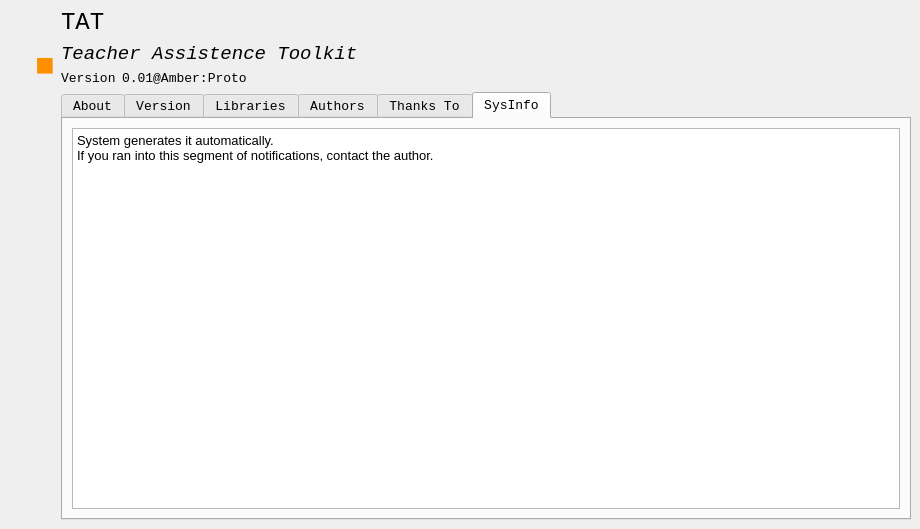
<?xml version="1.0" encoding="UTF-8"?>
<ui version="4.0">
 <class>AboutInterface</class>
 <widget class="QMainWindow" name="AboutInterface">
  <property name="windowModality">
   <enum>Qt::WindowModal</enum>
  </property>
  <property name="geometry">
   <rect>
    <x>0</x>
    <y>0</y>
    <width>920</width>
    <height>529</height>
   </rect>
  </property>
  <property name="windowTitle">
   <string>About TAT</string>
  </property>
  <widget class="QWidget" name="AboutInterfaceLayout">
   <layout class="QGridLayout" name="gridLayout">
    <item row="0" column="0">
     <layout class="QVBoxLayout" name="verticalLayout_2">
      <item>
       <widget class="QLabel" name="PicLabel">
        <property name="sizePolicy">
         <sizepolicy hsizetype="Minimum" vsizetype="Minimum">
          <horstretch>0</horstretch>
          <verstretch>0</verstretch>
         </sizepolicy>
        </property>
        <property name="text">
         <string/>
        </property>
        <property name="pixmap">
         <pixmap resource="resources.qrc">:/pics/resources/pics/Beacon.png</pixmap>
        </property>
       </widget>
      </item>
      <item>
       <spacer name="verticalSpacer_2">
        <property name="orientation">
         <enum>Qt::Vertical</enum>
        </property>
        <property name="sizeHint" stdset="0">
         <size>
          <width>20</width>
          <height>40</height>
         </size>
        </property>
       </spacer>
      </item>
     </layout>
    </item>
    <item row="0" column="1">
     <layout class="QVBoxLayout" name="verticalLayout" stretch="0,1,3">
      <item>
       <spacer name="verticalSpacer_3">
        <property name="orientation">
         <enum>Qt::Vertical</enum>
        </property>
        <property name="sizeHint" stdset="0">
         <size>
          <width>20</width>
          <height>40</height>
         </size>
        </property>
       </spacer>
      </item>
      <item>
       <widget class="QLabel" name="ColorLabel">
        <property name="sizePolicy">
         <sizepolicy hsizetype="Fixed" vsizetype="Fixed">
          <horstretch>0</horstretch>
          <verstretch>0</verstretch>
         </sizepolicy>
        </property>
        <property name="font">
         <font>
          <pointsize>18</pointsize>
          <italic>true</italic>
         </font>
        </property>
        <property name="statusTip">
         <string>#FE8F01</string>
        </property>
        <property name="whatsThis">
         <string>#FE8F01</string>
        </property>
        <property name="styleSheet">
         <string notr="true">color: rgb(254, 143, 1);</string>
        </property>
        <property name="text">
         <string>◼</string>
        </property>
       </widget>
      </item>
      <item>
       <spacer name="verticalSpacer">
        <property name="orientation">
         <enum>Qt::Vertical</enum>
        </property>
        <property name="sizeType">
         <enum>QSizePolicy::Expanding</enum>
        </property>
        <property name="sizeHint" stdset="0">
         <size>
          <width>20</width>
          <height>40</height>
         </size>
        </property>
       </spacer>
      </item>
     </layout>
    </item>
    <item row="0" column="2">
     <layout class="QVBoxLayout" name="TATInfoLayout">
      <item>
       <layout class="QVBoxLayout" name="TATCoreInfoLayout">
        <item>
         <widget class="QLabel" name="TATLabel">
          <property name="font">
           <font>
            <family>Courier New</family>
            <pointsize>18</pointsize>
            <italic>false</italic>
           </font>
          </property>
          <property name="text">
           <string>TAT</string>
          </property>
         </widget>
        </item>
        <item>
         <widget class="QLabel" name="TATFullLabel">
          <property name="font">
           <font>
            <family>Courier New</family>
            <pointsize>14</pointsize>
            <italic>true</italic>
           </font>
          </property>
          <property name="text">
           <string>Teacher Assistence Toolkit</string>
          </property>
         </widget>
        </item>
        <item>
         <layout class="QHBoxLayout" name="VersionLayot">
          <item>
           <widget class="QLabel" name="VersionLabel">
            <property name="sizePolicy">
             <sizepolicy hsizetype="Fixed" vsizetype="Preferred">
              <horstretch>0</horstretch>
              <verstretch>0</verstretch>
             </sizepolicy>
            </property>
            <property name="font">
             <font>
              <family>Courier New</family>
              <pointsize>10</pointsize>
             </font>
            </property>
            <property name="text">
             <string>Version</string>
            </property>
           </widget>
          </item>
          <item>
           <widget class="QLabel" name="VersionFullLabel">
            <property name="font">
             <font>
              <family>Courier New</family>
              <pointsize>10</pointsize>
             </font>
            </property>
            <property name="text">
             <string>0.01@Amber:Proto</string>
            </property>
           </widget>
          </item>
         </layout>
        </item>
       </layout>
      </item>
      <item>
       <widget class="QTabWidget" name="DetailTab">
        <property name="enabled">
         <bool>true</bool>
        </property>
        <property name="font">
         <font>
          <family>Courier New</family>
          <pointsize>10</pointsize>
         </font>
        </property>
        <property name="currentIndex">
         <number>5</number>
        </property>
        <widget class="QWidget" name="About">
         <property name="enabled">
          <bool>true</bool>
         </property>
         <attribute name="title">
          <string>About</string>
         </attribute>
         <layout class="QGridLayout" name="gridLayout_3">
          <item row="0" column="0">
           <widget class="QPlainTextEdit" name="AboutDisplay">
            <property name="enabled">
             <bool>true</bool>
            </property>
            <property name="font">
             <font>
              <family>Arial</family>
              <pointsize>10</pointsize>
             </font>
            </property>
            <property name="frameShape">
             <enum>QFrame::NoFrame</enum>
            </property>
            <property name="readOnly">
             <bool>true</bool>
            </property>
            <property name="plainText">
             <string>TAT - Teacher Assistence Toolkit
A Toolkit aimed to help teachers finish boring jobs easily and seemlessly.

(c) 2017-2018 Beacon Qt DevGrp
License:GNU Lesser General Public License v3.0
</string>
            </property>
           </widget>
          </item>
         </layout>
        </widget>
        <widget class="QWidget" name="VersionDetail">
         <property name="enabled">
          <bool>true</bool>
         </property>
         <attribute name="title">
          <string>Version</string>
         </attribute>
         <layout class="QGridLayout" name="gridLayout_7">
          <item row="0" column="0">
           <widget class="QTextBrowser" name="VersionDetailDisplay">
            <property name="enabled">
             <bool>true</bool>
            </property>
            <property name="font">
             <font>
              <family>Arial</family>
              <pointsize>10</pointsize>
              <italic>false</italic>
             </font>
            </property>
            <property name="frameShape">
             <enum>QFrame::NoFrame</enum>
            </property>
            <property name="html">
             <string>&lt;!DOCTYPE HTML PUBLIC &quot;-//W3C//DTD HTML 4.0//EN&quot; &quot;http://www.w3.org/TR/REC-html40/strict.dtd&quot;&gt;
&lt;html&gt;&lt;head&gt;&lt;meta name=&quot;qrichtext&quot; content=&quot;1&quot; /&gt;&lt;style type=&quot;text/css&quot;&gt;
p, li { white-space: pre-wrap; }
&lt;/style&gt;&lt;/head&gt;&lt;body style=&quot; font-family:'Arial'; font-size:10pt; font-weight:400; font-style:normal;&quot;&gt;
&lt;p style=&quot; margin-top:0px; margin-bottom:0px; margin-left:0px; margin-right:0px; -qt-block-indent:0; text-indent:0px;&quot;&gt;System generates it automatically.&lt;/p&gt;
&lt;p style=&quot; margin-top:0px; margin-bottom:0px; margin-left:0px; margin-right:0px; -qt-block-indent:0; text-indent:0px;&quot;&gt;If you ran into this segment of notifications, contact the author.&lt;/p&gt;&lt;/body&gt;&lt;/html&gt;</string>
            </property>
           </widget>
          </item>
         </layout>
        </widget>
        <widget class="QWidget" name="Libraries">
         <property name="enabled">
          <bool>true</bool>
         </property>
         <attribute name="title">
          <string>Libraries</string>
         </attribute>
         <layout class="QGridLayout" name="gridLayout_4">
          <item row="0" column="0">
           <widget class="QTextBrowser" name="LibrariesDisplay">
            <property name="enabled">
             <bool>true</bool>
            </property>
            <property name="font">
             <font>
              <family>Arial</family>
              <pointsize>10</pointsize>
             </font>
            </property>
            <property name="frameShape">
             <enum>QFrame::NoFrame</enum>
            </property>
            <property name="html">
             <string>&lt;!DOCTYPE HTML PUBLIC &quot;-//W3C//DTD HTML 4.0//EN&quot; &quot;http://www.w3.org/TR/REC-html40/strict.dtd&quot;&gt;
&lt;html&gt;&lt;head&gt;&lt;meta name=&quot;qrichtext&quot; content=&quot;1&quot; /&gt;&lt;style type=&quot;text/css&quot;&gt;
p, li { white-space: pre-wrap; }
&lt;/style&gt;&lt;/head&gt;&lt;body style=&quot; font-family:'Arial'; font-size:10pt; font-weight:400; font-style:normal;&quot;&gt;
&lt;p style=&quot; margin-top:0px; margin-bottom:0px; margin-left:0px; margin-right:0px; -qt-block-indent:0; text-indent:0px;&quot;&gt;System generates it automatically.&lt;/p&gt;
&lt;p style=&quot; margin-top:0px; margin-bottom:0px; margin-left:0px; margin-right:0px; -qt-block-indent:0; text-indent:0px;&quot;&gt;If you ran into this segment of notifications, contact the author.&lt;/p&gt;&lt;/body&gt;&lt;/html&gt;</string>
            </property>
            <property name="openLinks">
             <bool>false</bool>
            </property>
           </widget>
          </item>
         </layout>
        </widget>
        <widget class="QWidget" name="Authors">
         <property name="enabled">
          <bool>true</bool>
         </property>
         <attribute name="title">
          <string>Authors</string>
         </attribute>
         <layout class="QGridLayout" name="gridLayout_6">
          <item row="0" column="0">
           <widget class="QTextBrowser" name="AuthorsDiaplay">
            <property name="enabled">
             <bool>true</bool>
            </property>
            <property name="font">
             <font>
              <family>Arial</family>
              <pointsize>10</pointsize>
             </font>
            </property>
            <property name="frameShape">
             <enum>QFrame::NoFrame</enum>
            </property>
            <property name="html">
             <string>&lt;!DOCTYPE HTML PUBLIC &quot;-//W3C//DTD HTML 4.0//EN&quot; &quot;http://www.w3.org/TR/REC-html40/strict.dtd&quot;&gt;
&lt;html&gt;&lt;head&gt;&lt;meta name=&quot;qrichtext&quot; content=&quot;1&quot; /&gt;&lt;style type=&quot;text/css&quot;&gt;
p, li { white-space: pre-wrap; }
&lt;/style&gt;&lt;/head&gt;&lt;body style=&quot; font-family:'Arial'; font-size:10pt; font-weight:400; font-style:normal;&quot;&gt;
&lt;p style=&quot; margin-top:0px; margin-bottom:0px; margin-left:0px; margin-right:0px; -qt-block-indent:0; text-indent:0px;&quot;&gt;Please report bugs or unexpected behavior to Beacon1096@outlook.com.&lt;/p&gt;
&lt;p style=&quot;-qt-paragraph-type:empty; margin-top:0px; margin-bottom:0px; margin-left:0px; margin-right:0px; -qt-block-indent:0; text-indent:0px;&quot;&gt;&lt;br /&gt;&lt;/p&gt;
&lt;p style=&quot; margin-top:0px; margin-bottom:0px; margin-left:0px; margin-right:0px; -qt-block-indent:0; text-indent:0px;&quot;&gt;&lt;span style=&quot; font-weight:600;&quot;&gt;Beacon1096&lt;/span&gt;&lt;/p&gt;
&lt;p style=&quot; margin-top:0px; margin-bottom:0px; margin-left:0px; margin-right:0px; -qt-block-indent:0; text-indent:0px;&quot;&gt;&lt;span style=&quot; font-style:italic;&quot;&gt;Programming, Qt Mainframe, Processing Backend&lt;/span&gt;&lt;/p&gt;
&lt;p style=&quot; margin-top:0px; margin-bottom:0px; margin-left:0px; margin-right:0px; -qt-block-indent:0; text-indent:0px;&quot;&gt;&lt;a href=&quot;mailto:Beacon1096@outlook.com&quot;&gt;&lt;span style=&quot; font-style:italic; text-decoration: underline; color:#0055ff;&quot;&gt;Beacon1096@outlook.com&lt;/span&gt;&lt;/a&gt;&lt;/p&gt;
&lt;p style=&quot;-qt-paragraph-type:empty; margin-top:0px; margin-bottom:0px; margin-left:0px; margin-right:0px; -qt-block-indent:0; text-indent:0px; font-style:italic;&quot;&gt;&lt;br /&gt;&lt;/p&gt;
&lt;p style=&quot; margin-top:0px; margin-bottom:0px; margin-left:0px; margin-right:0px; -qt-block-indent:0; text-indent:0px;&quot;&gt;&lt;span style=&quot; font-weight:600;&quot;&gt;Polaris1087&lt;/span&gt;&lt;/p&gt;
&lt;p style=&quot; margin-top:0px; margin-bottom:0px; margin-left:0px; margin-right:0px; -qt-block-indent:0; text-indent:0px;&quot;&gt;&lt;span style=&quot; font-style:italic;&quot;&gt;UI frontend &amp;amp; design, Translation, Qt Portage&lt;/span&gt;&lt;/p&gt;
&lt;p style=&quot; margin-top:0px; margin-bottom:0px; margin-left:0px; margin-right:0px; -qt-block-indent:0; text-indent:0px;&quot;&gt;&lt;a href=&quot;mailto:Polaris1087@outlook.com&quot;&gt;&lt;span style=&quot; font-style:italic; text-decoration: underline; color:#0055ff;&quot;&gt;Polaris1087@outlook.com&lt;/span&gt;&lt;/a&gt;&lt;/p&gt;&lt;/body&gt;&lt;/html&gt;</string>
            </property>
            <property name="openLinks">
             <bool>false</bool>
            </property>
           </widget>
          </item>
         </layout>
        </widget>
        <widget class="QWidget" name="ThanksTo">
         <property name="enabled">
          <bool>true</bool>
         </property>
         <attribute name="title">
          <string>Thanks To</string>
         </attribute>
         <layout class="QGridLayout" name="gridLayout_5">
          <item row="0" column="0">
           <widget class="QTextBrowser" name="ThanksToDisplay">
            <property name="enabled">
             <bool>true</bool>
            </property>
            <property name="font">
             <font>
              <family>Arial</family>
              <pointsize>10</pointsize>
             </font>
            </property>
            <property name="frameShape">
             <enum>QFrame::NoFrame</enum>
            </property>
            <property name="html">
             <string>&lt;!DOCTYPE HTML PUBLIC &quot;-//W3C//DTD HTML 4.0//EN&quot; &quot;http://www.w3.org/TR/REC-html40/strict.dtd&quot;&gt;
&lt;html&gt;&lt;head&gt;&lt;meta name=&quot;qrichtext&quot; content=&quot;1&quot; /&gt;&lt;style type=&quot;text/css&quot;&gt;
p, li { white-space: pre-wrap; }
&lt;/style&gt;&lt;/head&gt;&lt;body style=&quot; font-family:'Arial'; font-size:10pt; font-weight:400; font-style:normal;&quot;&gt;
&lt;p style=&quot;-qt-paragraph-type:empty; margin-top:0px; margin-bottom:0px; margin-left:0px; margin-right:0px; -qt-block-indent:0; text-indent:0px; font-family:'Noto Sans';&quot;&gt;&lt;br /&gt;&lt;/p&gt;
&lt;p style=&quot; margin-top:0px; margin-bottom:0px; margin-left:0px; margin-right:0px; -qt-block-indent:0; text-indent:0px;&quot;&gt;&lt;span style=&quot; font-weight:600;&quot;&gt;Polaris1087&lt;/span&gt;&lt;/p&gt;
&lt;p style=&quot; margin-top:0px; margin-bottom:0px; margin-left:0px; margin-right:0px; -qt-block-indent:0; text-indent:0px;&quot;&gt;&lt;span style=&quot; font-style:italic;&quot;&gt;encouraging me to finish this project&lt;/span&gt;&lt;/p&gt;
&lt;p style=&quot;-qt-paragraph-type:empty; margin-top:0px; margin-bottom:0px; margin-left:0px; margin-right:0px; -qt-block-indent:0; text-indent:0px; font-style:italic;&quot;&gt;&lt;br /&gt;&lt;/p&gt;
&lt;p style=&quot; margin-top:0px; margin-bottom:0px; margin-left:0px; margin-right:0px; -qt-block-indent:0; text-indent:0px;&quot;&gt;&lt;span style=&quot; font-weight:600;&quot;&gt;Wuhan Education Bureau&lt;/span&gt;&lt;/p&gt;
&lt;p style=&quot; margin-top:0px; margin-bottom:0px; margin-left:0px; margin-right:0px; -qt-block-indent:0; text-indent:0px;&quot;&gt;&lt;span style=&quot; font-style:italic;&quot;&gt;I pretty much have nothing to complain about this&lt;/span&gt;&lt;/p&gt;&lt;/body&gt;&lt;/html&gt;</string>
            </property>
            <property name="openLinks">
             <bool>false</bool>
            </property>
           </widget>
          </item>
         </layout>
        </widget>
        <widget class="QWidget" name="SysInfoTab">
         <attribute name="title">
          <string>SysInfo</string>
         </attribute>
         <layout class="QGridLayout" name="gridLayout_2">
          <item row="0" column="0">
           <widget class="QTextBrowser" name="SysInfoDisplay">
            <property name="enabled">
             <bool>true</bool>
            </property>
            <property name="font">
             <font>
              <family>Arial</family>
              <pointsize>10</pointsize>
             </font>
            </property>
            <property name="html">
             <string>&lt;!DOCTYPE HTML PUBLIC &quot;-//W3C//DTD HTML 4.0//EN&quot; &quot;http://www.w3.org/TR/REC-html40/strict.dtd&quot;&gt;
&lt;html&gt;&lt;head&gt;&lt;meta name=&quot;qrichtext&quot; content=&quot;1&quot; /&gt;&lt;style type=&quot;text/css&quot;&gt;
p, li { white-space: pre-wrap; }
&lt;/style&gt;&lt;/head&gt;&lt;body style=&quot; font-family:'Arial'; font-size:10pt; font-weight:400; font-style:normal;&quot;&gt;
&lt;p style=&quot; margin-top:0px; margin-bottom:0px; margin-left:0px; margin-right:0px; -qt-block-indent:0; text-indent:0px;&quot;&gt;System generates it automatically.&lt;/p&gt;
&lt;p style=&quot; margin-top:0px; margin-bottom:0px; margin-left:0px; margin-right:0px; -qt-block-indent:0; text-indent:0px;&quot;&gt;If you ran into this segment of notifications, contact the author.&lt;/p&gt;&lt;/body&gt;&lt;/html&gt;</string>
            </property>
            <property name="openLinks">
             <bool>false</bool>
            </property>
           </widget>
          </item>
         </layout>
        </widget>
       </widget>
      </item>
     </layout>
    </item>
   </layout>
  </widget>
 </widget>
 <resources>
  <include location="resources.qrc"/>
 </resources>
 <connections/>
</ui>
